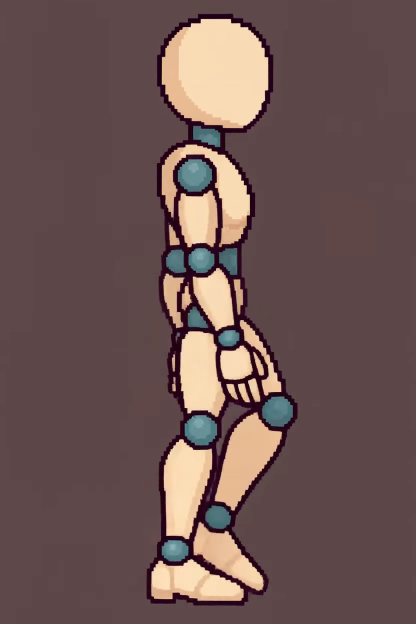
#> input picture frame 12 of generated/minimax-h3/pcag-dummy-walk-loop_0_00001-audio.webm, 832 x 1248 px (shown at 1/2 size)
$ python extract_first_loop.py
#> lines starting #> are read from the running program, lines starting #| are printed output that depends on the picture
"""Find and extract the first visually matching animation cycle from a video."""

from __future__ import annotations

import argparse
import csv
import json
import re
from pathlib import Path

import cv2
import numpy as np
from PIL import Image


DEFAULT_VIDEO = Path("generated/minimax-h3/pcag-dummy-walk-loop_0_00001-audio.webm")


def suggest_return(distances: list[float], minimum_cycle_frames: int = 8) -> dict:
    """Find the first meaningful near-return to frame zero without writing output."""
    frame_count = len(distances)
    minima = [index for index in range(minimum_cycle_frames, frame_count - 1)
              if distances[index] <= distances[index - 1]
              and distances[index] <= distances[index + 1]]
    typical_distance = float(np.median(distances[minimum_cycle_frames:]))
    threshold = max(1.2, min(typical_distance * .35, max(distances[-1] * 2.5, 5.5)))
    minimum_excursion = max(2.0, typical_distance * .45)
    close_returns = [index for index in minima
                     if distances[index] <= threshold
                     and max(distances[:index + 1]) >= minimum_excursion]
    return {"returnFrame": close_returns[0] if close_returns else None,
            "closestMinima": sorted(minima, key=lambda i: distances[i])[:5],
            "closeReturns": close_returns, "matchThreshold": threshold,
            "minimumMotionExcursion": minimum_excursion}


def main() -> None:
    parser = argparse.ArgumentParser(description=__doc__)
    parser.add_argument("--video", type=Path, default=DEFAULT_VIDEO)
    parser.add_argument("--output", type=Path, default=Path("generated/minimax-h3/first_loop"))
    parser.add_argument("--minimum-cycle-frames", type=int, default=8)
    parser.add_argument("--return-frame", type=int,
                        help="Use this return frame if automatic matching selects the wrong cycle")
    parser.add_argument("--name", default="walk_right", help="Animation name for output filenames")
    parser.add_argument("--save-all-frames", action="store_true",
                        help="Also keep every source frame as a PNG for inspection")
    args = parser.parse_args()
    if not re.fullmatch(r"[A-Za-z0-9_-]+", args.name):
        parser.error("--name must contain only letters, numbers, underscores, or hyphens")

    capture = cv2.VideoCapture(str(args.video))
    if not capture.isOpened():
        raise RuntimeError(f"Cannot open {args.video}")
    fps = capture.get(cv2.CAP_PROP_FPS)
    width = int(capture.get(cv2.CAP_PROP_FRAME_WIDTH))
    height = int(capture.get(cv2.CAP_PROP_FRAME_HEIGHT))
    if fps <= 0 or width <= 0 or height <= 0:
        raise RuntimeError("Video is missing frame rate or size metadata")

    loop_dir = args.output / "loop_frames"
    args.output.mkdir(parents=True, exist_ok=True)
    loop_dir.mkdir(parents=True, exist_ok=True)
    for previous in loop_dir.glob("frame_*.png"):
        previous.unlink()
    if args.save_all_frames:
        all_dir = args.output / "all_frames"
        all_dir.mkdir(parents=True, exist_ok=True)
    samples = []
    frame_count = 0
    while True:
        ok, frame = capture.read()
#> frame is the input picture: shape (1248, 832, 3); mean B, G, R 82.3, 85.1, 109.2
        if not ok:
            break
        if args.save_all_frames:
            cv2.imwrite(str(all_dir / f"frame_{frame_count:03}.png"), frame)
        # Compare the character region at half size. The constant background
        # otherwise makes dissimilar poses appear artificially close.
        crop = frame[int(height * .04):int(height * .96), int(width * .04):int(width * .96)]
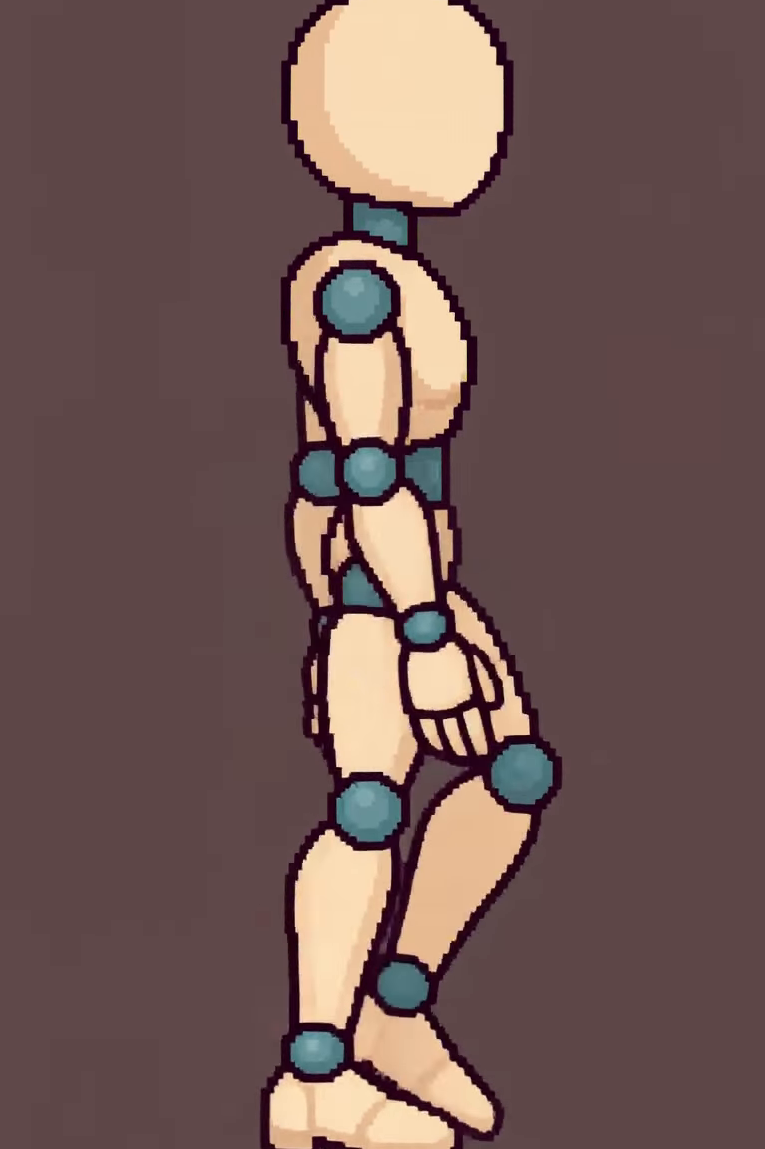
#> crop: shape (1149, 765, 3); mean B, G, R 84.2, 87.7, 111.9
        samples.append(cv2.resize(crop, None, fx=.5, fy=.5, interpolation=cv2.INTER_AREA))
        frame_count += 1
    capture.release()
    if frame_count < args.minimum_cycle_frames + 2:
        raise RuntimeError(f"Only {frame_count} frames available")

    first = samples[0].astype(np.int16)
    distances = [float(np.abs(sample.astype(np.int16) - first).mean()) for sample in samples]
    suggestion = suggest_return(distances, args.minimum_cycle_frames)
    close_returns = suggestion["closeReturns"]
    threshold = suggestion["matchThreshold"]
    minimum_excursion = suggestion["minimumMotionExcursion"]
    if args.return_frame is not None:
        if not args.minimum_cycle_frames <= args.return_frame < frame_count:
            parser.error("--return-frame must be within the decoded video after the minimum cycle")
        end_frame = args.return_frame
    elif close_returns:
        end_frame = close_returns[0]
    else:
        raise RuntimeError(
            f"No loop return found; closest local minima: "
            f"{suggestion['closestMinima']}"
        )

    stem = f"{args.name}_first_loop"

    writer = cv2.VideoWriter(
        str(args.output / f"{stem}.mp4"),
        cv2.VideoWriter_fourcc(*"mp4v"), fps, (width, height),
    )
    if not writer.isOpened():
        raise RuntimeError("Cannot open MP4 writer")
    capture = cv2.VideoCapture(str(args.video))
    if not capture.isOpened():
        writer.release()
        raise RuntimeError(f"Cannot reopen {args.video}")
    preview_frames = []
    for index in range(end_frame):
        ok, bgr = capture.read()
        if not ok:
            writer.release()
            capture.release()
            raise RuntimeError(f"Video ended before loop frame {index}")
        writer.write(bgr)
        cv2.imwrite(str(loop_dir / f"frame_{index:03}.png"), bgr)
        rgb = cv2.cvtColor(bgr, cv2.COLOR_BGR2RGB)
        preview_frames.append(Image.fromarray(rgb).resize((width // 2, height // 2)))
    writer.release()
    capture.release()
    preview_frames[0].save(
        args.output / f"{stem}.gif", save_all=True,
        append_images=preview_frames[1:], duration=round(1000 / fps),
        loop=0, disposal=2,
    )

    with (args.output / "frame_distances.csv").open("w", newline="", encoding="utf-8") as file:
        rows = csv.writer(file)
        rows.writerow(("frame", "seconds", "mean_absolute_difference_from_frame_0"))
        rows.writerows((index, round(index / fps, 6), round(distance, 4))
                       for index, distance in enumerate(distances))
    (args.output / "loop_analysis.json").write_text(json.dumps({
        "source": str(args.video), "sourceFrameCount": frame_count,
        "width": width, "height": height, "fps": fps,
        "firstLoopStartFrame": 0, "firstLoopReturnFrame": end_frame,
        "keptFrames": end_frame, "durationSeconds": end_frame / fps,
        "returnFrameDifference": round(distances[end_frame], 4),
        "matchThreshold": round(threshold, 4),
        "minimumMotionExcursion": round(minimum_excursion, 4),
        "otherCloseReturns": [i for i in close_returns if i != end_frame],
        "animation": args.name,
        "loopVideo": f"{stem}.mp4",
        "loopPreview": f"{stem}.gif",
    }, indent=2) + "\n", encoding="utf-8")
    print(f"First loop: frames 0-{end_frame - 1} ({end_frame / fps:.3f}s); "
          f"return at frame {end_frame} with difference {distances[end_frame]:.3f}")
    print(args.output.resolve())


if __name__ == "__main__":
    main()

$ run again, starting later in the video
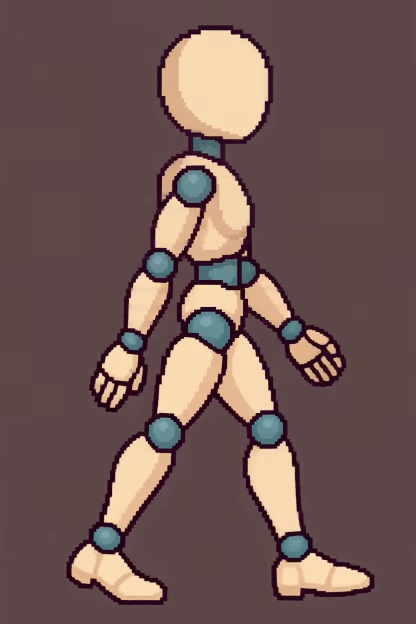
#> input picture frame 55 of generated/minimax-h3/pcag-dummy-walk-loop_0_00001-audio.webm, 832 x 1248 px (shown at 1/2 size)
#> in main, frame is the input picture: shape (1248, 832, 3); mean B, G, R 84.2, 87.8, 112.5
#> in main, `crop = frame[int(height * .04):int(height * .96), int(width * .04):int..`:
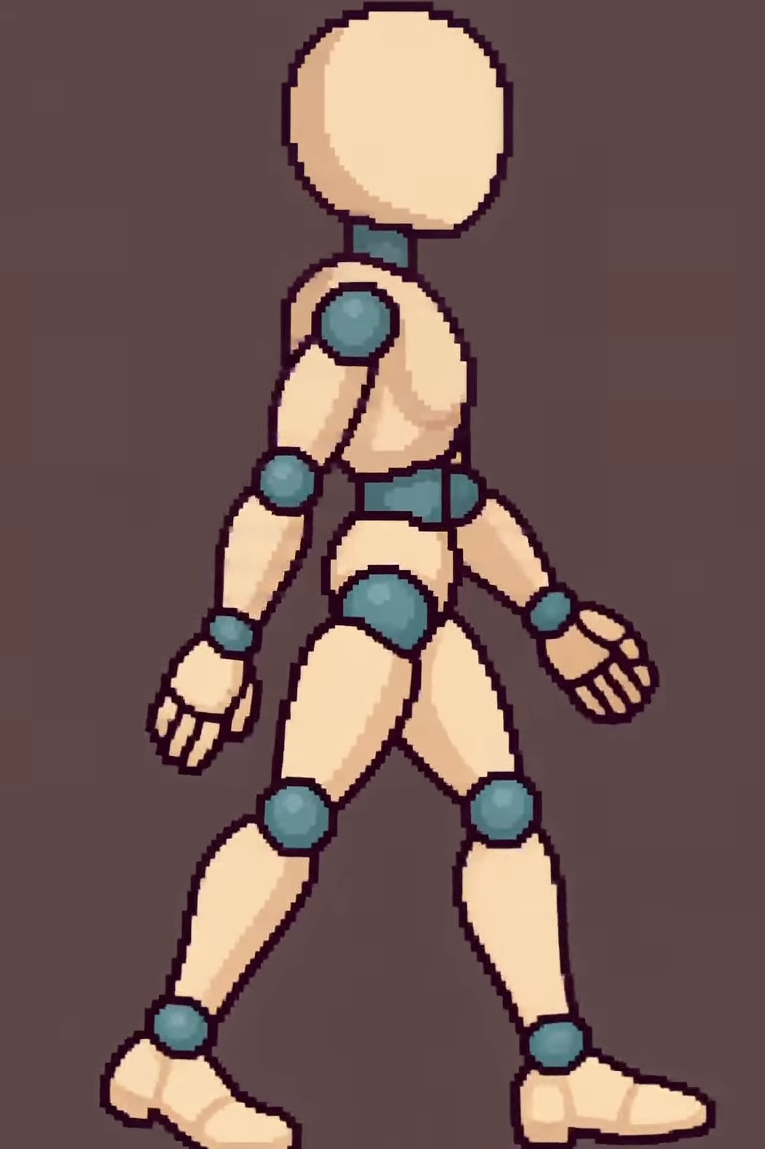
#> crop: shape (1149, 765, 3); mean B, G, R 86.6, 91.1, 115.9

$ run again, starting later in the video
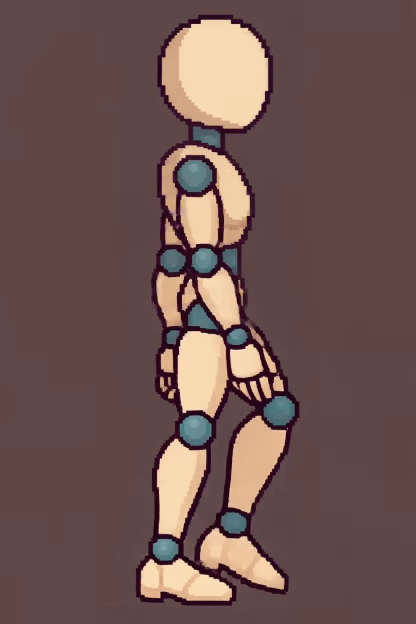
#> input picture frame 99 of generated/minimax-h3/pcag-dummy-walk-loop_0_00001-audio.webm, 832 x 1248 px (shown at 1/2 size)
#> in main, frame is the input picture: shape (1248, 832, 3); mean B, G, R 80.5, 84.1, 109.8
#> in main, `crop = frame[int(height * .04):int(height * .96), int(width * .04):int..`:
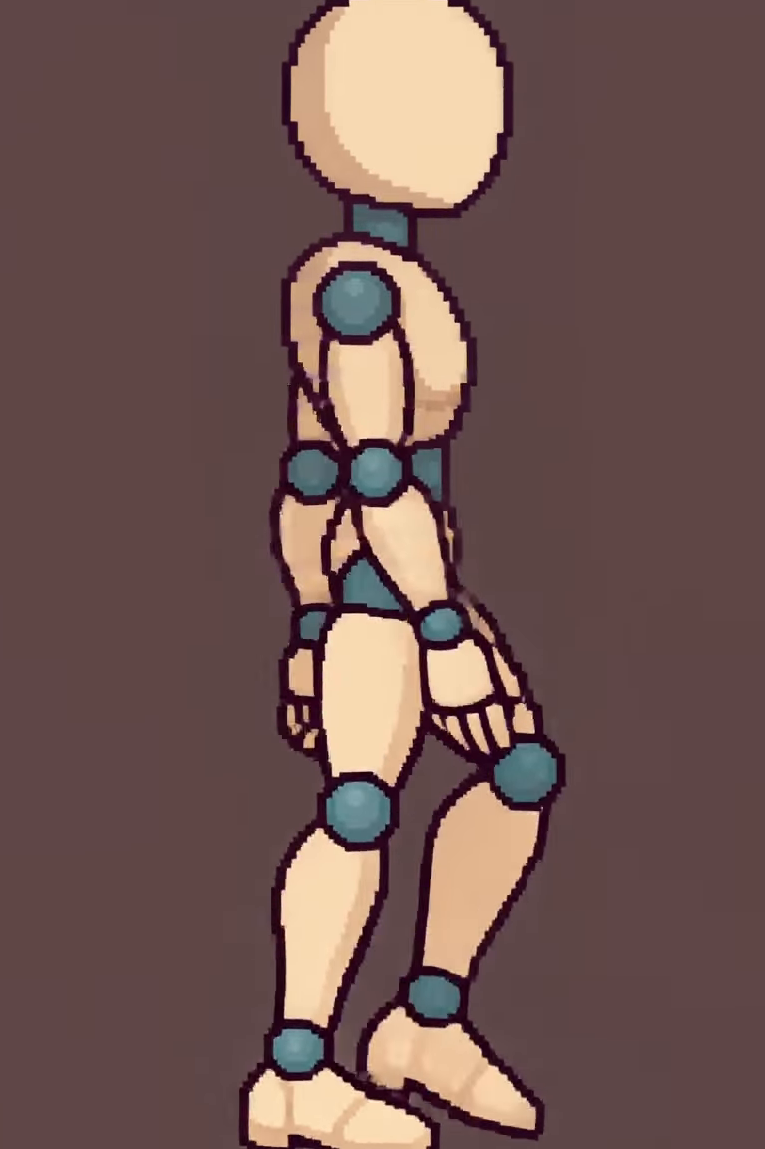
#> crop: shape (1149, 765, 3); mean B, G, R 82.5, 86.8, 112.6
